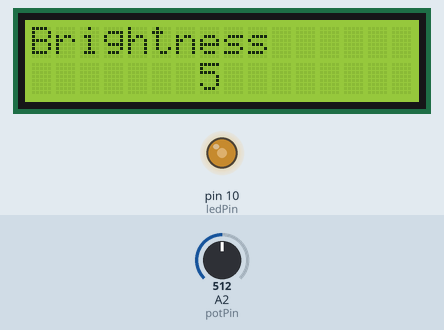
The sketch below on a simulated Arduino Uno, built with avr-gcc and run on an emulated ATmega328P. Parts: 16×2 character LCD, output pins drawn as LEDs (lit = HIGH). The inputs (shaded band) are chosen by the test bench; at power-on: A2 (potPin) = 512.

Above: at 1.2 s.
1.3 s: A2 (potPin) set to 716
At 2.4 s:
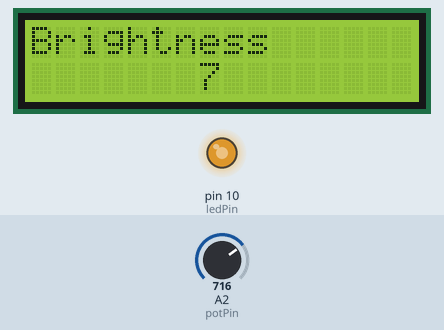
2.8 s: A2 (potPin) set to 900
At 3.7 s:
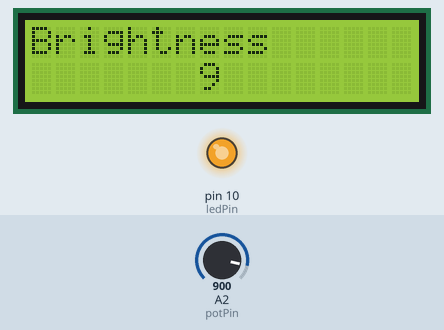
4.3 s: A2 (potPin) set to 122
At 4.8 s:
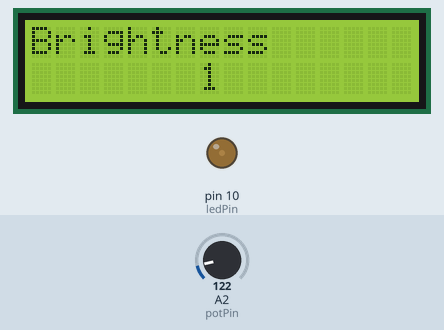
5.8 s: A2 (potPin) set to 0
At 7.1 s:
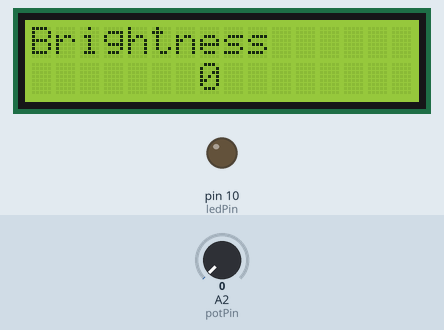
Timing chart, 0 to 8.3 s (numbered marks = the images above; inputs shaded):
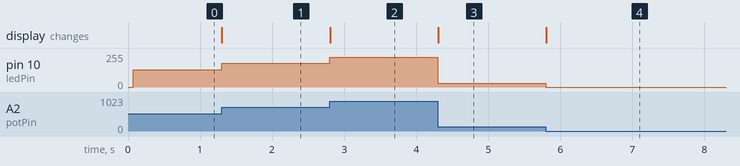

The sketch:

read_potent.ino
```cpp
#include <Wire.h>
#include <LCD.h>
#include <LiquidCrystal_I2C.h>
#include <LiquidCrystal.h>

LiquidCrystal_I2C lcd(0x27,2,1,0,4,5,6,7);

int potPin = 2; //potentiometer connected to anolog pin 2
int ledPin = 10;// LED connected to digital pin 13
int val = 0; //varaiable to store value coming from the sensor


void setup(){
	lcd.begin(16,2);
	lcd.setBacklightPin(3, POSITIVE);
	lcd.setBacklight(HIGH);
	lcd.print("Brightness");
	pinMode(ledPin, OUTPUT);
}
void loop(){
	lcd.setCursor(7, 1);

  val = analogRead(potPin);    // read the value from the sensor
  analogWrite(ledPin, val / 4);  //makes val 0-255
  lcd.print(val / 102.3, 0);
  lcd.print(" ");
}
```

Measured:
- after the input at 1.3 s, pin 10 (ledPin): 128/255 → 179/255 at once; the display: changes at once (image 1)
- after the input at 2.8 s, pin 10 (ledPin): 179/255 → 225/255 at once; the display: changes at once (image 2)
- after the input at 4.3 s, pin 10 (ledPin): 225/255 → 30/255 at once; the display: changes at once (image 3)
- after the input at 5.8 s, pin 10 (ledPin): 30/255 → 0/255 at once; the display: changes at once (image 4)
